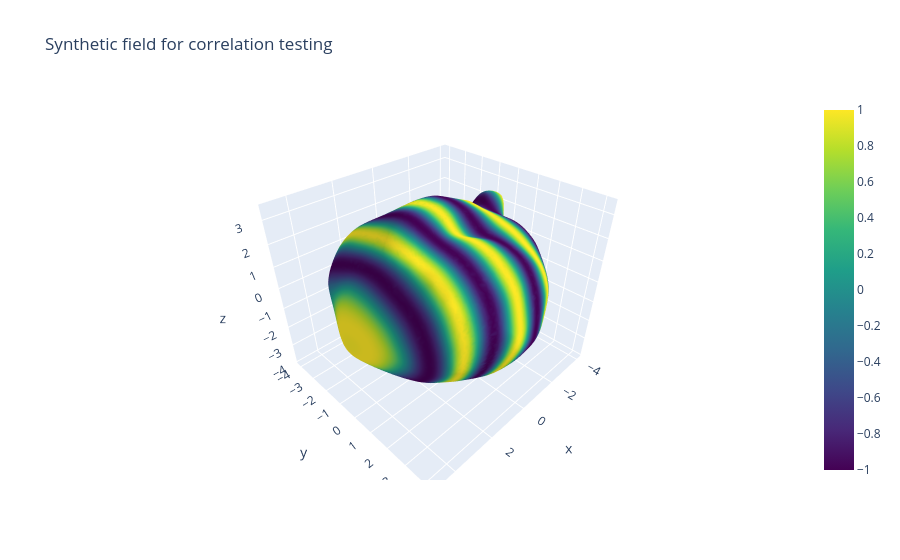

The cell this chart's notebook holds for it:
### Code cell
# Generate a synthetic test field on the organoid
field_sin = generate_sinusoidal_field(m.v, k=3.0)        # sinusoidal
field_gauss = generate_gaussian_bump_field(m.v, center_idx=500, sigma=6.0) # Gaussian bump


fig = go.Figure(data=[
    go.Mesh3d(
        x=m.v[:,0], y=m.v[:,1], z=m.v[:,2],
        i=m.f[:,0], j=m.f[:,1], k=m.f[:,2],
        intensity=field_sin,
        colorscale='Viridis',
        showscale=True,   # adds colorbar
        name="Surface"
    )
])

fig.update_layout(
    scene=dict(aspectmode='data'),
    title="Synthetic field for correlation testing"
)

fig.show()

### Figure 1 — Plotly figure (JSON) as saved in the notebook; plotly's stock layout.template omitted (floating-point values rounded to 4 significant figures; data arrays with more than 128 entries replaced by an {"elided": "..."} marker saying what was removed)
{"data": [{"colorscale": [[0, "#440154"], [0.1111, "#482878"], [0.2222, "#3e4989"], [0.3333, "#31688e"], [0.4444, "#26828e"], [0.5556, "#1f9e89"], [0.6667, "#35b779"], [0.7778, "#6ece58"], [0.8889, "#b5de2b"], [1, "#fde725"]], "i": {"elided": "35996 int values"}, "intensity": {"elided": "18000 float values"}, "j": {"elided": "35996 int values"}, "k": {"elided": "35996 int values"}, "name": "Surface", "showscale": true, "type": "mesh3d", "x": {"elided": "18000 float values"}, "y": {"elided": "18000 float values"}, "z": {"elided": "18000 float values"}}], "layout": {"scene": {"aspectmode": "data"}, "title": {"text": "Synthetic field for correlation testing"}}}
